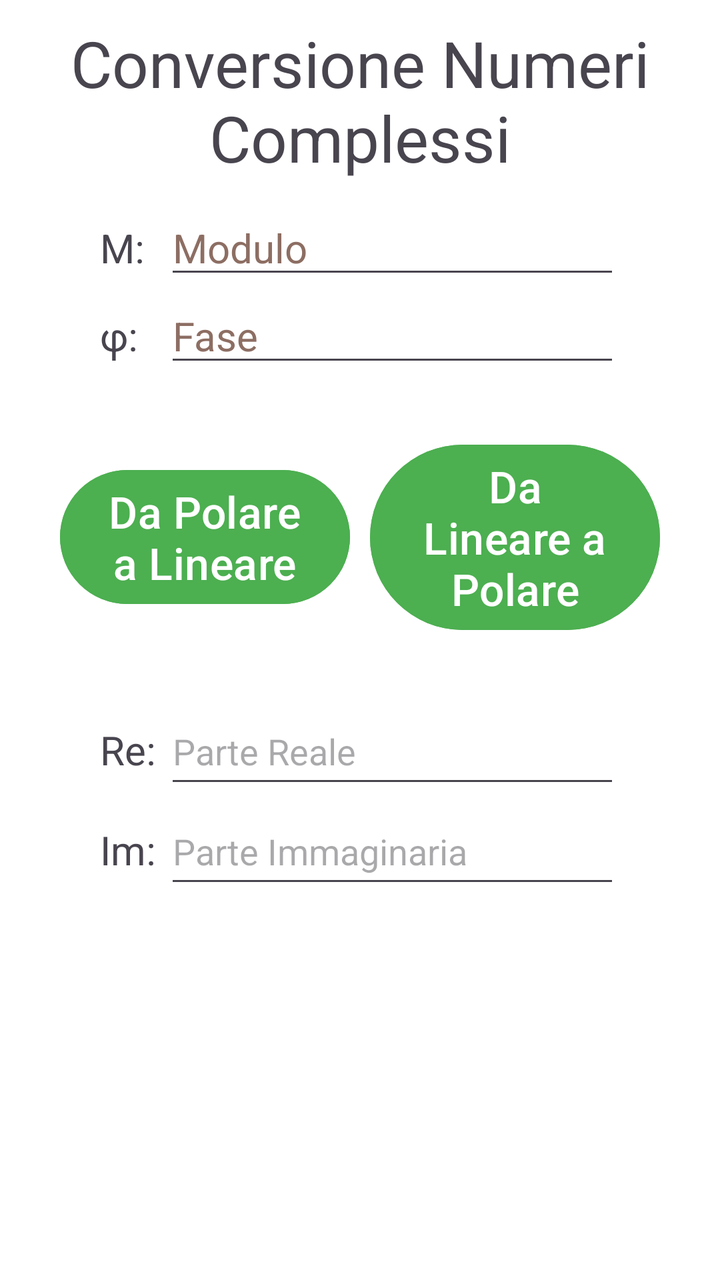
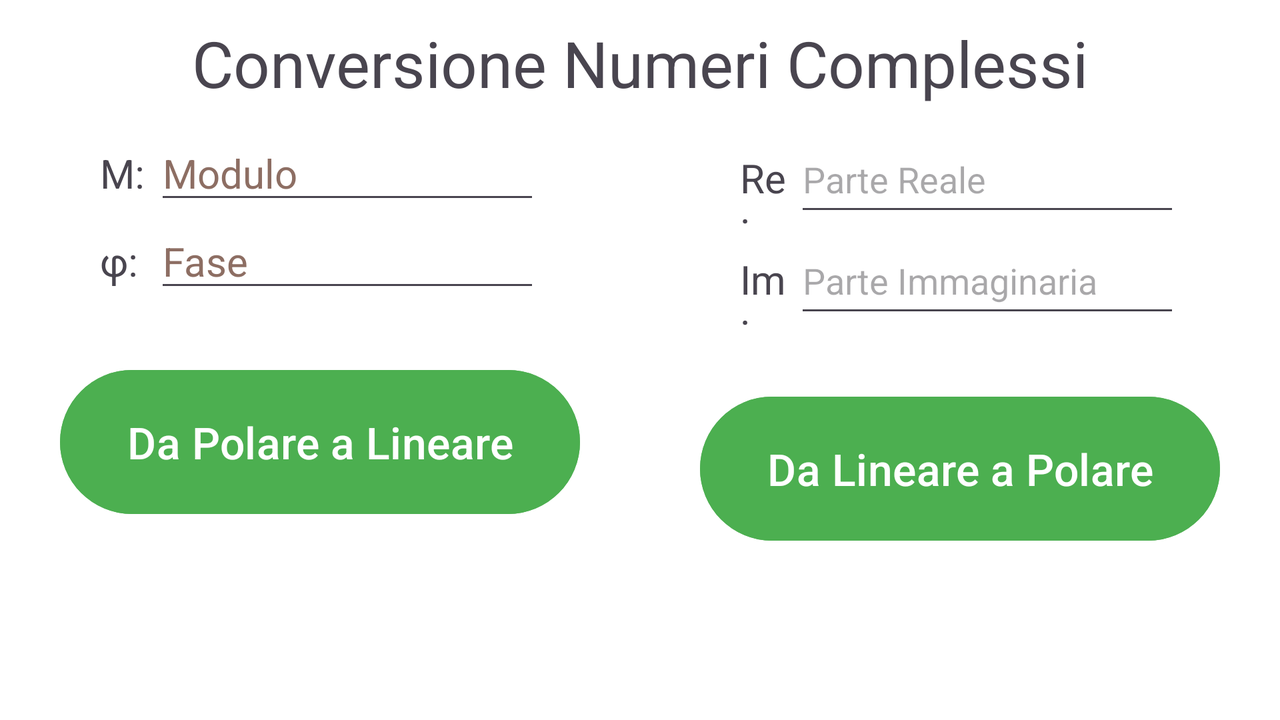

First picture: res/layout/ on a phone held upright. Second picture: the repository's own variant of that layout, on a device whose configuration matches the variant's folder. Source for both follows.
<!-- AndroidManifest.xml: application theme Theme.EsameSoftwareTLC -->
<!-- res/layout/activity_linear.xml -->
<?xml version="1.0" encoding="utf-8"?>
<LinearLayout
    xmlns:android="http://schemas.android.com/apk/res/android"
    xmlns:tools="http://schemas.android.com/tools"
    android:layout_width="match_parent"
    android:layout_height="match_parent"
    android:orientation="vertical"
    tools:context=".Activity_Linear">

    <TextView
        android:layout_width="match_parent"
        android:layout_height="wrap_content"
        android:text="@string/title_activity_Linear"
        android:textAlignment="center"
        android:textSize="32sp"
        android:layout_margin="10sp"/>

    <LinearLayout
        android:layout_width="match_parent"
        android:layout_height="wrap_content"
        android:orientation="horizontal"
        android:layout_marginEnd="50dp"
        android:layout_marginStart="50dp">

        <TextView
            android:layout_width="0dp"
            android:layout_height="wrap_content"
            android:layout_weight="1"
            android:textSize="20sp"
            android:text="@string/M"/>

        <EditText
            android:id="@+id/amplitude"
            android:layout_width="0dp"
            android:layout_height="wrap_content"
            android:layout_weight="7"
            android:autofillHints="0"
            android:textSize="20sp"
            android:hint="@string/hint_amplitude"
            android:inputType="numberDecimal"
            android:digits="0123456789."
            android:textColorHint="#8D6E63"/>
    </LinearLayout>

    <LinearLayout
        android:layout_width="match_parent"
        android:layout_height="wrap_content"
        android:orientation="horizontal"
        android:layout_marginEnd="50dp"
        android:layout_marginStart="50dp">

        <TextView
            android:layout_width="0dp"
            android:layout_height="wrap_content"
            android:layout_weight="1"
            android:textSize="20sp"
            android:text="@string/phi"/>

        <EditText
            android:id="@+id/phase"
            android:layout_width="0dp"
            android:layout_height="wrap_content"
            android:layout_weight="7"
            android:autofillHints="0"
            android:textSize="20sp"
            android:hint="@string/hint_phase"
            android:inputType="numberDecimal|numberSigned"
            android:digits="0123456789.-"
            android:textColorHint="#8D6E63"/>
    </LinearLayout>

    <LinearLayout
        android:layout_width="match_parent"
        android:layout_height="wrap_content"
        android:orientation="horizontal"
        android:layout_margin="30dp">
        <Button
            android:id="@+id/polarToLinear"
            android:layout_width="0dp"
            android:layout_height="wrap_content"
            android:layout_gravity="center"
            android:layout_weight="1"
            android:text="@string/button_polToLin"
            android:onClick="calcPolToLin"
            style="@style/button_calc"
            android:textSize="22sp"
            android:layout_marginEnd="5dp"/>
        <Button
            android:id="@+id/linearToPolar"
            android:layout_width="0dp"
            android:layout_height="wrap_content"
            android:layout_weight="1"
            android:layout_gravity="center"
            android:text="@string/button_linToPol"
            android:onClick="calcLinToPol"
            style="@style/button_calc"
            android:textSize="22sp"
            android:layout_marginStart="5dp"/>
    </LinearLayout>

    <LinearLayout
        android:layout_width="match_parent"
        android:layout_height="50sp"
        android:orientation="horizontal"
        android:layout_marginEnd="50dp"
        android:layout_marginStart="50dp">

        <TextView
            android:layout_width="0dp"
            android:layout_height="wrap_content"
            android:layout_weight="1"
            android:textSize="20sp"
            android:text="@string/real"/>

        <EditText
            android:layout_width="0dp"
            android:layout_height="50dp"
            android:layout_weight="7"
            android:id="@+id/realValue"
            android:hint="@string/realPart"
            android:inputType="numberDecimal|numberSigned"
            android:digits="0123456789.-"/>

    </LinearLayout>

    <LinearLayout
        android:layout_width="match_parent"
        android:layout_height="50dp"
        android:orientation="horizontal"
        android:layout_marginEnd="50dp"
        android:layout_marginStart="50dp">

        <TextView
            android:layout_width="0dp"
            android:layout_height="wrap_content"
            android:layout_weight="1"
            android:textSize="20sp"
            android:text="@string/imaginary"/>

        <EditText
            android:layout_width="0dp"
            android:layout_height="50dp"
            android:layout_weight="7"
            android:id="@+id/imaginaryValue"
            android:hint="@string/immPart"
            android:inputType="numberDecimal|numberSigned"
            android:digits="0123456789.-"/>

    </LinearLayout>

</LinearLayout>
<!-- resources referenced by this layout -->
<resources>
  <string name="M" translatable="false">M:</string>
  <string name="button_linToPol">Da Lineare a Polare</string>
  <string name="button_polToLin">Da Polare a Lineare</string>
  <string name="hint_amplitude">Modulo</string>
  <string name="hint_phase">Fase</string>
  <string name="imaginary" translatable="false">Im:</string>
  <string name="immPart">Parte Immaginaria</string>
  <string name="phi" translatable="false">φ:</string>
  <string name="real" translatable="false">Re:</string>
  <string name="realPart">Parte Reale</string>
  <string name="title_activity_Linear">Conversione Numeri Complessi</string>
  <style name="button_calc">
          <item name="android:backgroundTint">@color/buttonColor_light</item>
      </style>
  <style name="Theme.EsameSoftwareTLC" parent="Base.Theme.EsameSoftwareTLC" />
  <color name="buttonColor_light">#4CAF50</color>
  <style name="Base.Theme.EsameSoftwareTLC" parent="Theme.Material3.DayNight.NoActionBar">
          
          
          <item name="android:windowBackground">@color/backLight</item>
      </style>
  <color name="backLight">#FFFFFF</color>
</resources>
<!-- res/layout-land/activity_linear.xml (the repository's variant of the layout above) -->
<!-- drawn on the phone turned sideways -->
<?xml version="1.0" encoding="utf-8"?>
<LinearLayout
    xmlns:android="http://schemas.android.com/apk/res/android"
    xmlns:tools="http://schemas.android.com/tools"
    android:layout_width="match_parent"
    android:layout_height="match_parent"
    android:orientation="vertical"
    tools:context=".Activity_Linear">
    <TextView
        android:layout_width="match_parent"
        android:layout_height="wrap_content"
        android:text="@string/title_activity_Linear"
        android:textAlignment="center"
        android:textSize="32sp"
        android:layout_margin="10sp"/>
    <LinearLayout
        android:layout_width="match_parent"
        android:layout_height="match_parent"
        android:orientation="horizontal">
    <LinearLayout
        android:layout_width="0dp"
        android:layout_height="match_parent"
        android:orientation="vertical"
        android:layout_weight="1">

    <LinearLayout
        android:layout_width="match_parent"
        android:layout_height="wrap_content"
        android:orientation="horizontal"
        android:layout_marginEnd="50dp"
        android:layout_marginStart="50dp">

        <TextView
            android:layout_width="0dp"
            android:layout_height="wrap_content"
            android:layout_weight="1"
            android:textSize="20sp"
            android:text="@string/M"/>

        <EditText
            android:id="@+id/amplitude"
            android:layout_width="0dp"
            android:layout_height="wrap_content"
            android:layout_weight="7"
            android:autofillHints="0"
            android:textSize="20sp"
            android:hint="@string/hint_amplitude"
            android:inputType="numberDecimal"
            android:digits="0123456789."
            android:textColorHint="#8D6E63"/>
    </LinearLayout>

    <LinearLayout
        android:layout_width="match_parent"
        android:layout_height="wrap_content"
        android:orientation="horizontal"
        android:layout_marginEnd="50dp"
        android:layout_marginStart="50dp">

        <TextView
            android:layout_width="0dp"
            android:layout_height="wrap_content"
            android:layout_weight="1"
            android:textSize="20sp"
            android:text="@string/phi"/>

        <EditText
            android:id="@+id/phase"
            android:layout_width="0dp"
            android:layout_height="wrap_content"
            android:layout_weight="7"
            android:autofillHints="0"
            android:textSize="20sp"
            android:hint="@string/hint_phase"
            android:inputType="numberDecimal|numberSigned"
            android:digits="0123456789.-"
            android:textColorHint="#8D6E63"/>
    </LinearLayout>
    <Button
            android:id="@+id/polarToLinear"
            android:layout_width="match_parent"
            android:layout_height="80dp"
            android:layout_gravity="center"
            android:text="@string/button_polToLin"
            android:onClick="calcPolToLin"
            style="@style/button_calc"
            android:textSize="22sp"
            android:layout_margin="30dp"/>
    </LinearLayout>
    <LinearLayout
        android:layout_width="0dp"
        android:layout_height="match_parent"
        android:orientation="vertical"
        android:layout_weight="1">
    <LinearLayout
        android:layout_width="match_parent"
        android:layout_height="wrap_content"
        android:orientation="horizontal"
        android:layout_marginEnd="50dp"
        android:layout_marginStart="50dp">

        <TextView
            android:layout_width="0dp"
            android:layout_height="wrap_content"
            android:layout_weight="1"
            android:textSize="20sp"
            android:text="@string/real"/>

        <EditText
            android:layout_width="0dp"
            android:layout_height="50dp"
            android:layout_weight="7"
            android:id="@+id/realValue"
            android:hint="@string/realPart"
            android:inputType="numberDecimal|numberSigned"
            android:digits="0123456789.-"/>

    </LinearLayout>

    <LinearLayout
        android:layout_width="match_parent"
        android:layout_height="wrap_content"
        android:orientation="horizontal"
        android:layout_marginEnd="50dp"
        android:layout_marginStart="50dp">

        <TextView
            android:layout_width="0dp"
            android:layout_height="wrap_content"
            android:layout_weight="1"
            android:textSize="20sp"
            android:text="@string/imaginary"/>

        <EditText
            android:layout_width="0dp"
            android:layout_height="50dp"
            android:layout_weight="7"
            android:id="@+id/imaginaryValue"
            android:hint="@string/immPart"
            android:inputType="numberDecimal|numberSigned"
            android:digits="0123456789.-"/>

    </LinearLayout>

        <Button
            android:id="@+id/linearToPolar"
            style="@style/button_calc"
            android:layout_width="match_parent"
            android:layout_height="80dp"
            android:layout_gravity="center"
            android:layout_margin="30dp"
            android:onClick="calcLinToPol"
            android:text="@string/button_linToPol"
            android:textSize="22sp" />
    </LinearLayout>
    </LinearLayout>
</LinearLayout>
